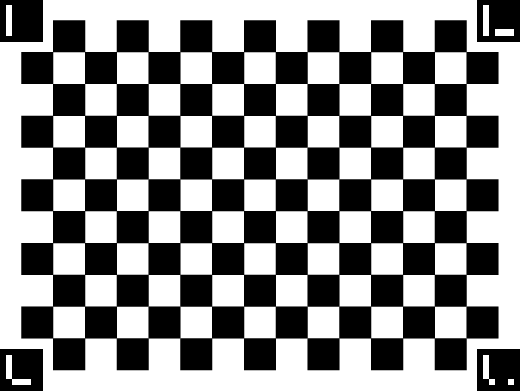
#> input picture lab6/chess_board.png, 520 x 392 px
$ python sift_chess.py   (older library calls are emulated)
#> lines starting #> are read from the running program, lines starting #| are printed output that depends on the picture
import cv2

img = cv2.imread('chess_board.png')
#> img is the input picture: shape (392, 520, 3); min 0, max 255, mean 141.8
gray_scale = cv2.cvtColor(img, cv2.COLOR_BGR2GRAY)

sift = cv2.SIFT()
kps = sift.detect(gray_scale, None)
#> kps = 1047 keypoints; strongest (x, y, size): (511, 382, 4.3), (492, 382, 4.1), (35, 259, 21), (260, 34, 21)

img = cv2.drawKeypoints(gray_scale, kps)
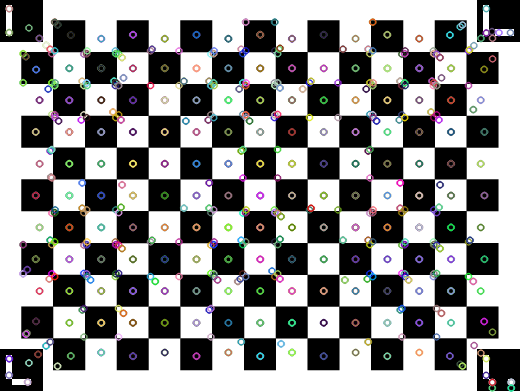
#> img: shape (392, 520, 3); mean of channels 0, 1, 2 141, 141.1, 141.2; drawn as B, G, R

cv2.imshow('SIFT Demo', img)

if cv2.waitKey(0) & 0xff == 27:
#> (key Esc is pressed here)
    cv2.destroyAllWindows()
